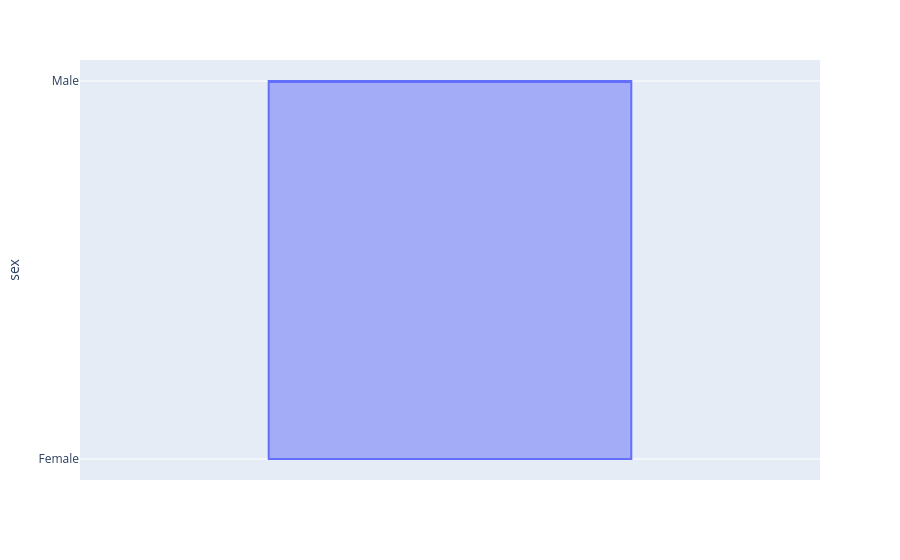

Notebook code cell kept with this figure:
### Code cell
# Now we can make the dataset with the different graphs : 
fig  = px.box(df , y="sex")
fig.show()

### Figure 1 — Plotly figure (JSON) as saved in the notebook; plotly's stock layout.template omitted (floating-point values rounded to 4 significant figures; data arrays with more than 128 entries replaced by an {"elided": "..."} marker saying what was removed)
{"data": [{"alignmentgroup": "True", "hovertemplate": "sex=%{y}<extra></extra>", "legendgroup": "", "marker": {"color": "#636efa"}, "name": "", "notched": false, "offsetgroup": "", "orientation": "v", "showlegend": false, "type": "box", "x0": " ", "xaxis": "x", "y": {"elided": "244 str values"}, "y0": " ", "yaxis": "y"}], "layout": {"boxmode": "group", "legend": {"tracegroupgap": 0}, "margin": {"t": 60}, "xaxis": {"anchor": "y", "domain": [0, 1]}, "yaxis": {"anchor": "x", "domain": [0, 1], "title": {"text": "sex"}}}}
